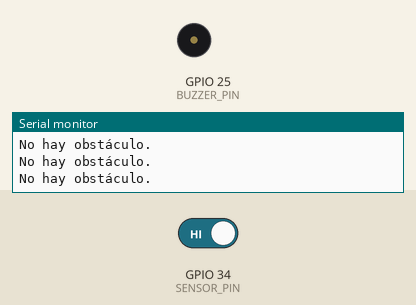
Bench run of a sketch on a simulated ESP32. Parts: buzzer (waves = sounding), the last lines printed to the serial monitor. The inputs (shaded band) are chosen by the test bench; at power-on: GPIO 34 (SENSOR_PIN) HIGH.

Above: at 1.2 s.
1.3 s: GPIO 34 (SENSOR_PIN) driven LOW
At 2.8 s:
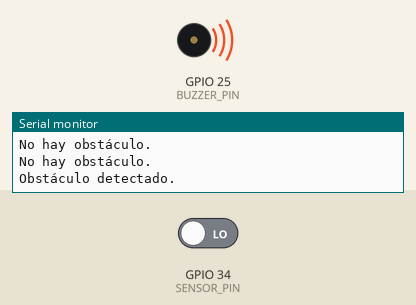
4.3 s: GPIO 34 (SENSOR_PIN) driven HIGH
At 5.2 s:
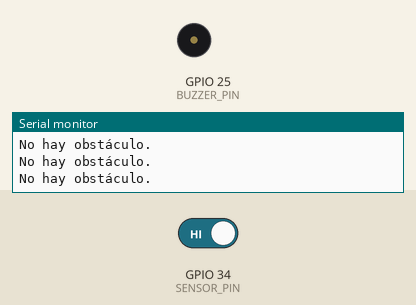
Timing chart, 0 to 7.3 s (numbered marks = the images above; inputs shaded):
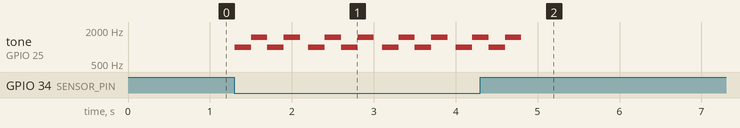

Measured:
- after the input at 1.3 s, tone on GPIO 25 (BUZZER_PIN): silent → 1000 Hz at once, then repeats every 0.90 s: 1500 Hz 0.20 s, 1000 Hz 0.20 s, 1500 Hz 0.20 s, silent 0.10 s, 1000 Hz 0.20 s
- after the input at 4.3 s, tone on GPIO 25 (BUZZER_PIN): goes on until 4.8 s, then stays silent

The sketch:

obstaculos.ino
```cpp
#define SENSOR_PIN 34  // Pin conectado a la salida del sensor de obstáculos (HW-201)
#define BUZZER_PIN 25  // Pin conectado al buzzer activo

void setup() {
  pinMode(SENSOR_PIN, INPUT); // Usar PULLDOWN si hay ruido
  pinMode(BUZZER_PIN, OUTPUT);    // Configurar el pin del buzzer como salida
  digitalWrite(BUZZER_PIN, LOW);  // Asegurarse de que el buzzer esté apagado al iniciar
  Serial.begin(115200);           // Inicializar la comunicación serial para depuración
}

void loop() {
  int sensorValue = digitalRead(SENSOR_PIN);  // Leer el estado del sensor de obstáculos

  if (sensorValue == LOW) {
    // El sensor detecta un obstáculo (normalmente LOW cuando detecta)
    sirenSound();
    Serial.println("Obstáculo detectado.");
  } else {
    // No se detecta obstáculo
    digitalWrite(BUZZER_PIN, LOW);  // Apagar el buzzer
    Serial.println("No hay obstáculo.");
  }

  delay(100);  // Pequeño retraso para evitar lecturas erráticas
}

void sirenSound() {
  // Emitir un sonido de sirena alternando frecuencias
  for (int i = 0; i < 2; i++) {
    tone(BUZZER_PIN, 1000);  // Emitir un tono de 1000 Hz
    delay(200);              // Mantener el tono durante 200 ms
    tone(BUZZER_PIN, 1500);  // Emitir un tono de 1500 Hz
    delay(200);              // Mantener el tono durante 200 ms
  }
  noTone(BUZZER_PIN);  // Detener el tono al terminar
}
```
